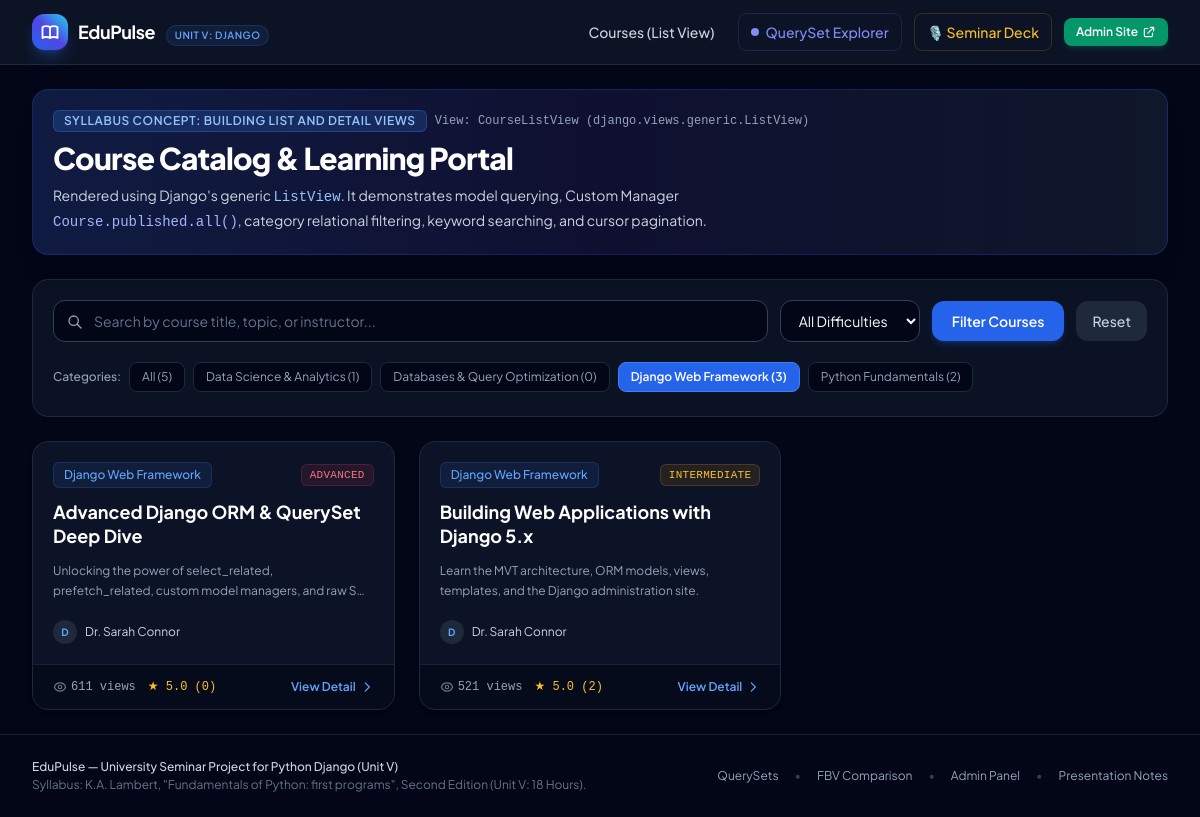
The page /?category=django-web-framework on the database its author committed.
### courses/models.py (models this page shows, shortened)
class Category(models.Model):
    name = models.CharField(max_length=100, unique=True)
    slug = models.SlugField(max_length=120, unique=True)
    description = models.TextField(blank=True)
    icon = models.CharField(max_length=50, default="book", help_text="Emoji or icon identifier")
    class Meta:
        verbose_name = "Category"
        verbose_name_plural = "Categories"
        ordering = ['name']

class Course(models.Model):
    STATUS_CHOICES = (
        ('draft', 'Draft'),
        ('published', 'Published'),
    )
    DIFFICULTY_CHOICES = (
        ('beginner', 'Beginner'),
        ('intermediate', 'Intermediate'),
        ('advanced', 'Advanced'),
    )
    title = models.CharField(max_length=200)
    slug = models.SlugField(max_length=220, unique=True)
    category = models.ForeignKey(Category, on_delete=models.CASCADE, related_name='courses')
    instructor = models.ForeignKey(Instructor, on_delete=models.CASCADE, related_name='courses')
    summary = models.CharField(max_length=300, help_text="Short card synopsis")
    content = models.TextField(help_text="Detailed syllabus and curriculum description")
    price = models.DecimalField(max_digits=6, decimal_places=2, default=0.00)
    difficulty = models.CharField(max_length=20, choices=DIFFICULTY_CHOICES, default='beginner')
    status = models.CharField(max_length=20, choices=STATUS_CHOICES, default='published')
    views_count = models.PositiveIntegerField(default=0)
    created_at = models.DateTimeField(auto_now_add=True)
    updated_at = models.DateTimeField(auto_now=True)
    objects = models.Manager()               # The default manager: Course.objects.all()
    published = PublishedCourseManager()     # Custom Manager: Course.published.all()
    class Meta:
        ordering = ['-created_at']
        indexes = [
            models.Index(fields=['status', '-created_at']),
            models.Index(fields=['category', 'status']),
        ]
    def get_absolute_url(self):
        return reverse('courses:course_detail', kwargs={'slug': self.slug})

class Instructor(models.Model):
    name = models.CharField(max_length=120)
    email = models.EmailField(unique=True)
    title = models.CharField(max_length=150, help_text="e.g. Senior Python Specialist")
    bio = models.TextField()
    class Meta:
        ordering = ['name']

### courses/views.py (the view)
# urls.py: path('', CourseListView.as_view(), name='course_list'),
class CourseListView(ListView):
    model = Course
    template_name = 'courses/course_list.html'
    context_object_name = 'courses'
    paginate_by = 6
    def get_queryset(self):
        qs = Course.published.select_related('category', 'instructor').annotate(
            avg_rating=Avg('reviews__rating'),
            review_count=Count('reviews')
        )
        category_slug = self.request.GET.get('category')
        if category_slug:
            qs = qs.filter(category__slug=category_slug)
        difficulty = self.request.GET.get('difficulty')
        if difficulty:
            qs = qs.filter(difficulty=difficulty)
        query = self.request.GET.get('q')
        if query:
            qs = qs.filter(
                Q(title__icontains=query) |
                Q(summary__icontains=query) |
                Q(instructor__name__icontains=query)
            )
        return qs
    def get_context_data(self, **kwargs):
        context = super().get_context_data(**kwargs)
        context['categories'] = Category.objects.all().annotate(total_courses=Count('courses'))
        context['selected_category'] = self.request.GET.get('category', '')
        context['selected_difficulty'] = self.request.GET.get('difficulty', '')
        context['search_query'] = self.request.GET.get('q', '')
        context['total_published'] = Course.published.count()
        return context

### courses/managers.py (called while the page is built)
    def get_queryset(self):
        return PublishedCourseQuerySet(self.model, using=self._db).filter(status='published').order_by('-created_at')

### templates/courses/course_list.html (shortened to what this page needs)
{% extends 'base.html' %}
{% block content %}
<div class="space-y-6">
    <div class="p-5 rounded-2xl bg-gradient-to-r from-blue-950/70 via-indigo-950/50 to-slate-900 border border-blue-800/40 shadow-xl relative overflow-hidden">
        <div class="max-w-3xl space-y-2">
            <div class="flex items-center gap-2">
                <span class="px-2.5 py-0.5 rounded-md bg-blue-500/20 text-blue-300 border border-blue-500/30 text-xs font-semibold uppercase tracking-wider">
                    Syllabus Concept: Building List and Detail Views
                </span>
                <span class="text-xs text-slate-400 font-mono">View: CourseListView (django.views.generic.ListView)</span>
            </div>
            <h1 class="text-2xl sm:text-3xl font-extrabold text-white tracking-tight">
                Course Catalog & Learning Portal
            </h1>
            <p class="text-sm text-slate-300 leading-relaxed">
                Rendered using Django's generic <code class="text-blue-300 font-mono">ListView</code>. It demonstrates model querying, Custom Manager <code class="text-indigo-300 font-mono">Course.published.all()</code>, category relational filtering, keyword searching, and cursor pagination.
            </p>
        </div>
    </div>
    <div class="bg-slate-900/70 border border-slate-800 rounded-2xl p-4 sm:p-5 space-y-4">
        <form method="get" action="{% url 'courses:course_list' %}" class="flex flex-col md:flex-row items-stretch md:items-center gap-3">
            <div class="relative flex-1">
                <input
                    type="text"
                    name="q"
                    value="{{ search_query }}"
                    placeholder="Search by course title, topic, or instructor..."
                    class="w-full pl-10 pr-4 py-2.5 rounded-xl border border-slate-700 bg-slate-950 text-white placeholder-slate-500 text-sm focus:ring-2 focus:ring-blue-500 focus:border-transparent outline-none transition"
                >
                <svg class="w-4 h-4 text-slate-400 absolute left-3.5 top-3.5" fill="none" stroke="currentColor" viewBox="0 0 24 24">
                    <path stroke-linecap="round" stroke-linejoin="round" stroke-width="2" d="M21 21l-6-6m2-5a7 7 0 11-14 0 7 7 0 0114 0z"/>
                </svg>
            </div>
            <select name="difficulty" class="px-3.5 py-2.5 rounded-xl border border-slate-700 bg-slate-950 text-white text-sm focus:ring-2 focus:ring-blue-500 outline-none">
                <option value="">All Difficulties</option>
            </select>
            <button type="submit" class="px-5 py-2.5 rounded-xl bg-blue-600 hover:bg-blue-500 text-white font-semibold text-sm shadow-md shadow-blue-600/25 transition">
                Filter Courses
            </button>
            {% if selected_category or selected_difficulty or search_query %}
            <a href="{% url 'courses:course_list' %}" class="px-4 py-2.5 rounded-xl bg-slate-800 hover:bg-slate-700 text-slate-300 text-sm font-medium transition text-center">
                Reset
            </a>
            {% endif %}
        </form>
        <div class="flex items-center gap-2 overflow-x-auto pb-1 pt-1 text-xs">
            <span class="text-slate-400 font-medium">Categories:</span>
            <a href="{% url 'courses:course_list' %}"
               class="px-3 py-1.5 rounded-lg border transition whitespace-nowrap {% if not selected_category %}bg-blue-600 border-blue-500 text-white font-semibold{% else %}bg-slate-950 border-slate-800 text-slate-400 hover:text-white hover:border-slate-700{% endif %}">
                All ({{ total_published }})
            </a>
            {% for cat in categories %}
            <a href="?category={{ cat.slug }}{% if selected_difficulty %}&difficulty={{ selected_difficulty }}{% endif %}{% if search_query %}&q={{ search_query }}{% endif %}"
               class="px-3 py-1.5 rounded-lg border transition whitespace-nowrap {% if selected_category == cat.slug %}bg-blue-600 border-blue-500 text-white font-semibold{% else %}bg-slate-950 border-slate-800 text-slate-400 hover:text-white hover:border-slate-700{% endif %}">
                {{ cat.name }} ({{ cat.total_courses }})
            </a>
            {% endfor %}
        </div>
    </div>
    <div class="grid grid-cols-1 md:grid-cols-2 lg:grid-cols-3 gap-6">
        {% for course in courses %}
        <div class="rounded-2xl bg-slate-900/80 border border-slate-800 hover:border-slate-700 shadow-md hover:shadow-xl transition flex flex-col justify-between overflow-hidden group">
            <div class="p-5 space-y-3">
                <div class="flex items-center justify-between text-xs">
                    <span class="px-2.5 py-1 rounded-md bg-blue-500/10 text-blue-400 font-medium border border-blue-500/20">
                        {{ course.category.name }}
                    </span>
                    <span class="px-2 py-0.5 rounded-md font-mono text-[11px] uppercase tracking-wide {% if course.difficulty == 'beginner' %}bg-emerald-500/10 text-emerald-400 border border-emerald-500/20{% elif course.difficulty == 'intermediate' %}bg-amber-500/10 text-amber-400 border border-amber-500/20{% else %}bg-rose-500/10 text-rose-400 border border-rose-500/20{% endif %}">
                        {{ course.difficulty }}
                    </span>
                </div>
                <h3 class="text-lg font-bold text-white group-hover:text-blue-400 transition leading-snug">
                    <a href="{{ course.get_absolute_url }}">
                        {{ course.title }}
                    </a>
                </h3>
                <p class="text-xs text-slate-400 line-clamp-2 leading-relaxed">
                    {{ course.summary }}
                </p>
                <div class="pt-2 flex items-center gap-2 text-xs text-slate-300">
                    <div class="w-6 h-6 rounded-full bg-slate-800 flex items-center justify-center font-bold text-blue-400 text-[10px]">
                        {{ course.instructor.name|slice:":1" }}
                    </div>
                    <span>{{ course.instructor.name }}</span>
                </div>
            </div>
            <div class="px-5 py-3.5 bg-slate-950/60 border-t border-slate-800/80 flex items-center justify-between text-xs">
                <div class="flex items-center gap-3 text-slate-400 font-mono">
                    <span class="flex items-center gap-1">
                        {{ course.views_count }} views
                    </span>
                    <span class="flex items-center gap-1 text-amber-400">
                        ★ {{ course.avg_rating|floatformat:1|default:"5.0" }} ({{ course.review_count|default:"0" }})
                    </span>
                </div>
                <a href="{{ course.get_absolute_url }}" class="inline-flex items-center gap-1 text-blue-400 hover:text-blue-300 font-semibold group-hover:translate-x-0.5 transition">
                    <span>View Detail</span>
                    <svg class="w-3.5 h-3.5" fill="none" stroke="currentColor" viewBox="0 0 24 24"><path stroke-linecap="round" stroke-linejoin="round" stroke-width="2" d="M9 5l7 7-7 7"/></svg>
                </a>
            </div>
        </div>
        {% endfor %}
    </div>
</div>
{% endblock %}

### templates/base.html (style rules this page uses)
body { font-family: 'Plus Jakarta Sans', sans-serif; }
code, pre, .font-mono { font-family: 'Fira Code', monospace; }

### rows shown on the page
Category: name "Data Science & Analytics", total_courses "1"
Category: name "Databases & Query Optimization", total_courses "0"
Category: name "Django Web Framework", total_courses "3"
Category: name "Python Fundamentals", total_courses "2"
Course: category.name "Django Web Framework", difficulty "ADVANCED", title "Advanced Django ORM & QuerySet Deep Dive", summary "Unlocking the power of select_related, prefetch_related, custom model managers, and raw…", instructor.name "D", instructor.name "Dr. Sarah Connor", views_count "611", avg_rating "5.0", review_count "0"
Course: category.name "Django Web Framework", difficulty "INTERMEDIATE", title "Building Web Applications with Django 5.x", summary "Learn the MVT architecture, ORM models, views, templates, and the Django administration site.", instructor.name "D", instructor.name "Dr. Sarah Connor", views_count "521", avg_rating "5.0", review_count "2"

### other values the page prints
{{ total_published }} "5"
